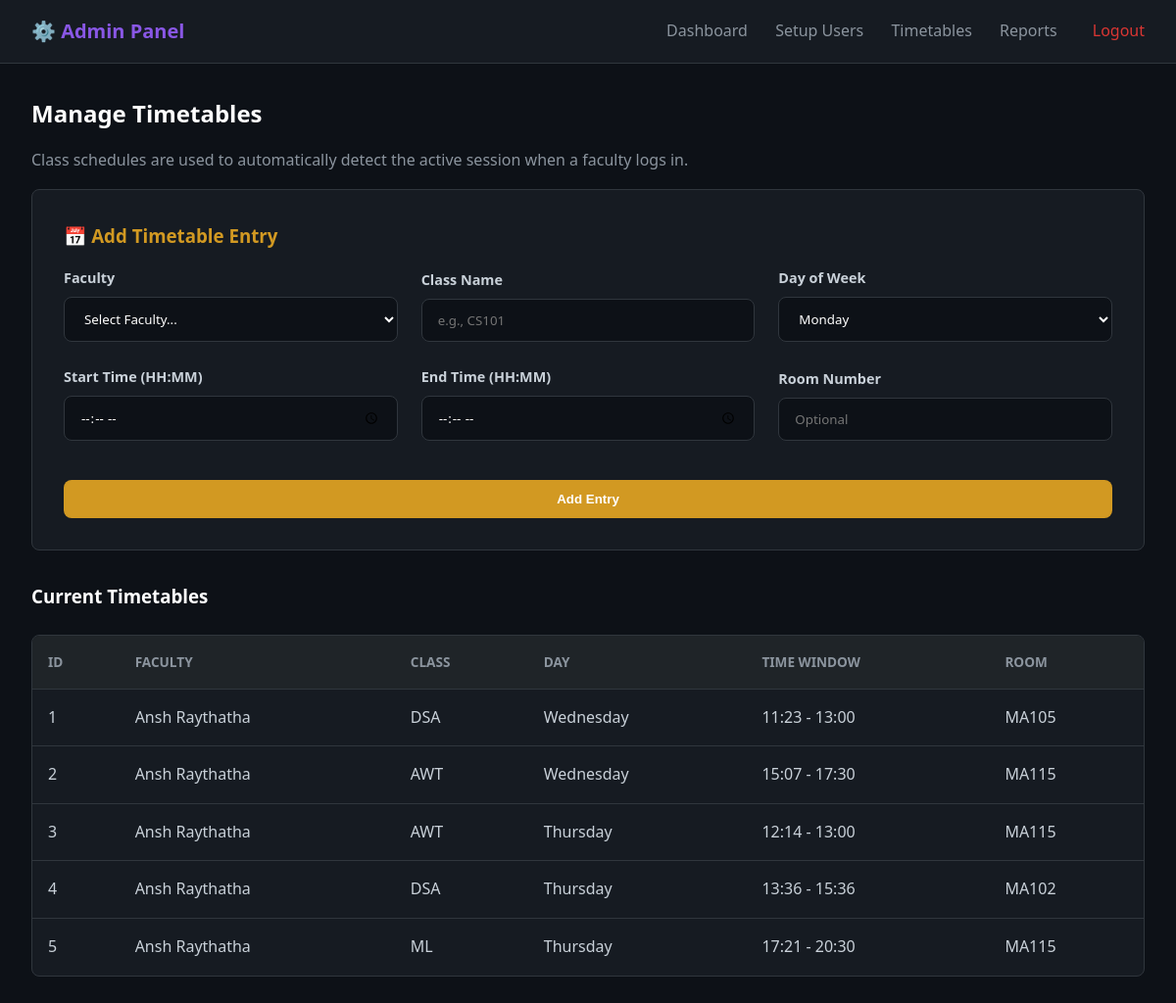
/admin/timetables (signed in), run on the app's committed database.
### tables this page shows
CREATE TABLE faculties (
                id INTEGER PRIMARY KEY AUTOINCREMENT,
                name TEXT NOT NULL,
                email TEXT UNIQUE NOT NULL,
                department TEXT NOT NULL,
                passcode_hash TEXT NOT NULL,
                created_at TIMESTAMP DEFAULT CURRENT_TIMESTAMP,
                is_active BOOLEAN DEFAULT 1
            );

CREATE TABLE timetables (
                id INTEGER PRIMARY KEY AUTOINCREMENT,
                faculty_id INTEGER NOT NULL,
                class_name TEXT NOT NULL,
                day_of_week TEXT NOT NULL,
                start_time TEXT NOT NULL,
                end_time TEXT NOT NULL,
                room_number TEXT,
                created_at TIMESTAMP DEFAULT CURRENT_TIMESTAMP,
                FOREIGN KEY (faculty_id) REFERENCES faculties(id)
            );

### app.py (the view)
    def wrap(*args, **kwargs):
        if not session.get("admin_logged_in"):
            return redirect(url_for("admin_login"))
        return f(*args, **kwargs)

### app.py (called while the page is built)
def get_db():
    return Database()

def admin_required(f):
    def wrap(*args, **kwargs):
        if not session.get("admin_logged_in"):
            return redirect(url_for("admin_login"))
        return f(*args, **kwargs)
    wrap.__name__ = f.__name__
    return wrap

@app.route("/admin/timetables")
@admin_required
def admin_timetables():
    db = get_db()
    faculties = db.get_all_faculties() or []
    timetables = []
    f_map = {f[0]: f[1] for f in faculties}
    for f in faculties:
        for t in (db.get_faculty_timetables(f[0]) or []):
            timetables.append({
                "id": t[0],
                "faculty_name": f_map.get(t[1], "Unknown"),
                "class_name": t[2],
                "day": t[3],
                "start": t[4],
                "end": t[5],
                "room": t[6]
            })
    return render_template("admin_timetables.html", faculties=faculties, timetables=timetables)

### database.py (called while the page is built)
    def connect(self):
        self.conn = sqlite3.connect(DB_PATH)
        self.cursor = self.conn.cursor()

    def disconnect(self):
        if self.conn:
            self.conn.close()

    def get_all_faculties(self):
        self.connect()
        self.cursor.execute('SELECT * FROM faculties WHERE is_active = 1')
        results = self.cursor.fetchall()
        self.disconnect()
        return results

    def get_faculty_timetables(self, faculty_id):
        self.connect()
        self.cursor.execute('SELECT * FROM timetables WHERE faculty_id = ?', (faculty_id,))
        results = self.cursor.fetchall()
        self.disconnect()
        return results

### templates/admin_timetables.html (shortened to what this page needs)
{% extends "admin_base.html" %}
{% block content %}
<h2>Manage Timetables</h2>
<p>Class schedules are used to automatically detect the active session when a faculty logs in.</p>
<div style="background: var(--bg-card); padding: 2rem; border-radius: var(--radius-md); border: 1px solid var(--border-color); margin-bottom: 2rem;">
    <h3 style="color: var(--accent-gold);">📅 Add Timetable Entry</h3>
    <form id="ttForm" style="display: grid; grid-template-columns: repeat(3, 1fr); gap: 1.5rem; align-items: end;">
        <div class="form-group" style="margin: 0;">
            <label>Faculty</label>
            <select id="t_faculty" required>
                <option value="" disabled selected>Select Faculty...</option>
            </select>
        </div>
        <div class="form-group" style="margin: 0;">
            <label>Class Name</label>
            <input type="text" id="t_class" placeholder="e.g., CS101" required>
        </div>
        <div class="form-group" style="margin: 0;">
            <label>Day of Week</label>
            <select id="t_day" required>
                <option value="Monday">Monday</option>
            </select>
        </div>
        <div class="form-group" style="margin: 0;">
            <label>Start Time (HH:MM)</label>
            <input type="time" id="t_start" required>
        </div>
        <div class="form-group" style="margin: 0;">
            <label>End Time (HH:MM)</label>
            <input type="time" id="t_end" required>
        </div>
        <div class="form-group" style="margin: 0;">
            <label>Room Number</label>
            <input type="text" id="t_room" placeholder="Optional">
        </div>
        <div style="grid-column: span 3; margin-top: 1rem;">
            <button type="submit" class="btn btn-primary" style="background: var(--accent-gold);">Add Entry</button>
        </div>
    </form>
</div>
<h3>Current Timetables</h3>
<div class="table-container">
    <table>
        <thead>
            <tr>
                <th>ID</th>
                <th>Faculty</th>
                <th>Class</th>
                <th>Day</th>
                <th>Time Window</th>
                <th>Room</th>
            </tr>
        </thead>
        <tbody>
            {% for t in timetables %}
            <tr>
                <td>{{ t.id }}</td>
                <td>{{ t.faculty_name }}</td>
                <td>{{ t.class_name }}</td>
                <td>{{ t.day }}</td>
                <td>{{ t.start }} - {{ t.end }}</td>
                <td>{{ t.room or 'N/A' }}</td>
            </tr>
            {% else %}
            <tr><td colspan="6" style="text-align: center; color: var(--text-muted);">No timetables created yet.</td></tr>
            {% endfor %}
        </tbody>
    </table>
</div>
{% endblock %}

### templates/admin_base.html (shortened to what this page needs)
<!DOCTYPE html>
<html lang="en">
<head>
    <link rel="stylesheet" href="{{ url_for('static', filename='css/styles.css') }}">
</head>
<body>
    <nav class="navbar">
        <div class="nav-brand" style="font-size: 1.25rem; font-weight: 600; color: var(--accent-purple);">
            ⚙️ Admin Panel
        </div>
        <div class="nav-links">
            <a href="{{ url_for('admin_dashboard') }}">Dashboard</a>
            <a href="{{ url_for('admin_setup') }}">Setup Users</a>
            <a href="{{ url_for('admin_timetables') }}">Timetables</a>
            <a href="{{ url_for('admin_reports') }}">Reports</a>
            <a href="{{ url_for('admin_logout') }}" style="color: var(--accent-red); margin-left: 2rem;">Logout</a>
        </div>
    </nav>
    <div class="container">
        {% block content %}{% endblock %}
    </div>
</body>
</html>

### static/css/styles.css (style rules this page uses)
:root { --bg-primary: #0d1117; --bg-card: #161b22; --bg-hover: #1f2428; --border-color: #30363d; --text-primary: #c9d1d9; --text-muted: #8b949e; --accent-blue: #58a6ff; --accent-green: #2ea043; --accent-red: #da3633; --accent-gold: #d29922; --accent-purple: #8957e5; --shadow-sm: 0 1px 3px rgba(0,0,0,0.12), 0 1px 2px rgba(0,0,0,0.24); --shadow-md: 0 4px 6px rgba(0,0,0,0.3); --radius-md: 8px; --radius-lg: 12px; }
* { box-sizing: border-box; margin: 0; padding: 0; }
body { font-family: 'Segoe UI', system-ui, -apple-system, sans-serif; background-color: var(--bg-primary); color: var(--text-primary); line-height: 1.6; min-height: 100vh; display: flex; flex-direction: column; }
h1, h2, h3, h4 { color: white; font-weight: 600; margin-bottom: 1rem; }
h2 { font-size: 1.5rem; }
p { margin-bottom: 1rem; color: var(--text-muted); }
.container { max-width: 1200px; margin: 0 auto; padding: 2rem; width: 100%; }
.navbar { background: var(--bg-card); border-bottom: 1px solid var(--border-color); padding: 1rem 2rem; display: flex; justify-content: space-between; align-items: center; }
.nav-links a { color: var(--text-muted); text-decoration: none; margin-left: 1.5rem; font-weight: 500; transition: color 0.2s; }
.form-group { margin-bottom: 1.5rem; }
label { display: block; margin-bottom: 0.5rem; font-weight: 600; font-size: 0.9rem; color: var(--text-primary); }
input, select { width: 100%; padding: 0.75rem 1rem; background: var(--bg-primary); border: 1px solid var(--border-color); border-radius: var(--radius-md); color: white; font-family: inherit; transition: border-color 0.2s; }
.btn { display: inline-block; padding: 0.75rem 1.5rem; border: none; border-radius: var(--radius-md); font-weight: 600; cursor: pointer; text-align: center; transition: all 0.2s; color: white; text-decoration: none; width: 100%; }
.btn-primary { background: var(--accent-blue); }
.table-container { background: var(--bg-card); border-radius: var(--radius-md); border: 1px solid var(--border-color); overflow-x: auto; margin-top: 1.5rem; }
table { width: 100%; border-collapse: collapse; }
th, td { padding: 1rem; text-align: left; border-bottom: 1px solid var(--border-color); }
th { background: var(--bg-hover); color: var(--text-muted); font-weight: 600; font-size: 0.85rem; text-transform: uppercase; }
tr:last-child td { border-bottom: none; }

### data on the page
faculties: faculty_name "Ansh Raythatha" "Ansh Raythatha" "Ansh Raythatha" "Ansh Raythatha" "Ansh Raythatha"
timetables: class_name "DSA", day "Wednesday", start "11:23", end "13:00", room_number "MA105"
timetables: class_name "AWT", day "Wednesday", start "15:07", end "17:30", room_number "MA115"
timetables: class_name "AWT", day "Thursday", start "12:14", end "13:00", room_number "MA115"
timetables: class_name "DSA", day "Thursday", start "13:36", end "15:36", room_number "MA102"
timetables: class_name "ML", day "Thursday", start "17:21", end "20:30", room_number "MA115"

### other printed values
{{ t.id }} "1" "2" "3" "4" "5"
